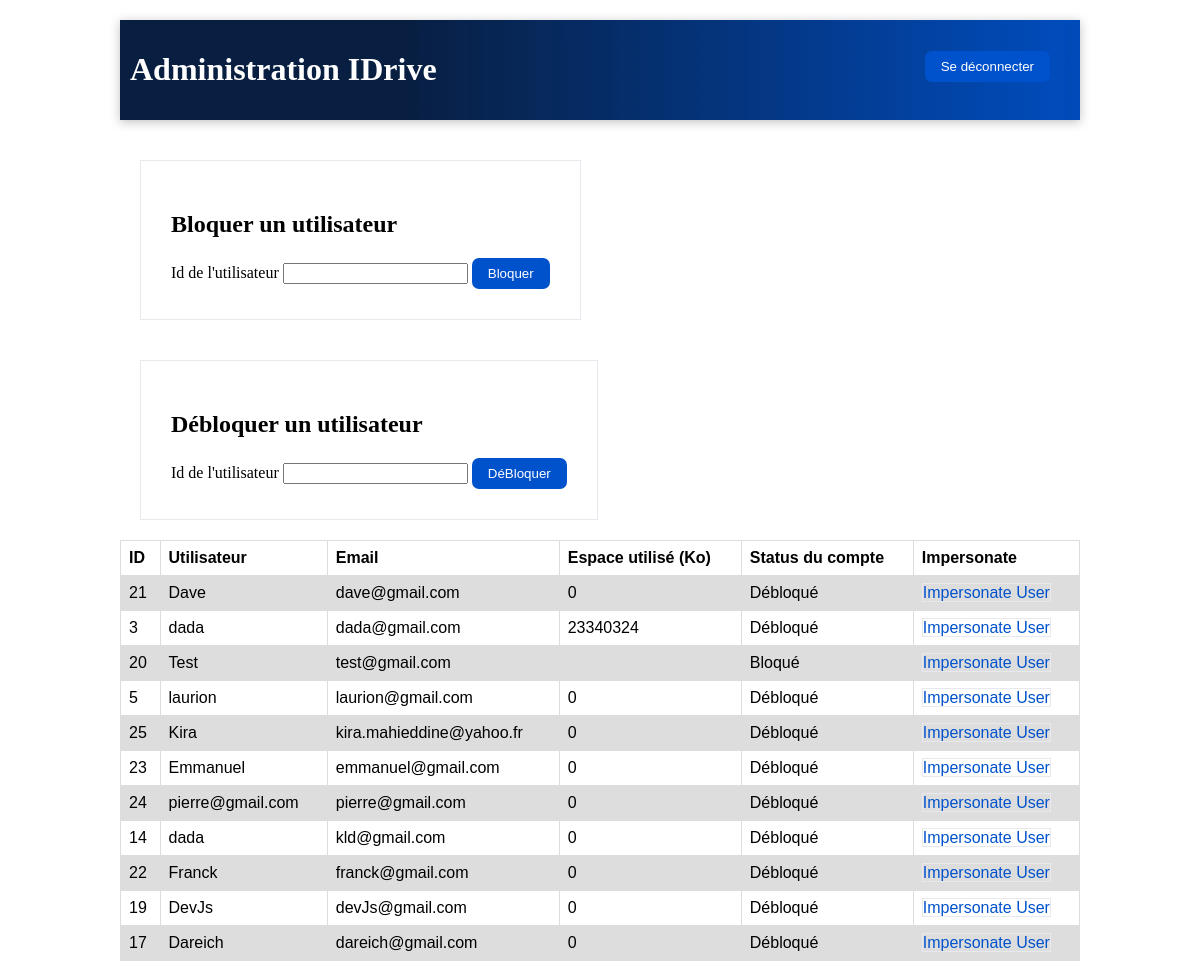
The page /IDriveWeb/Admin.php?id=0 (signed in) on the database as committed earlier.
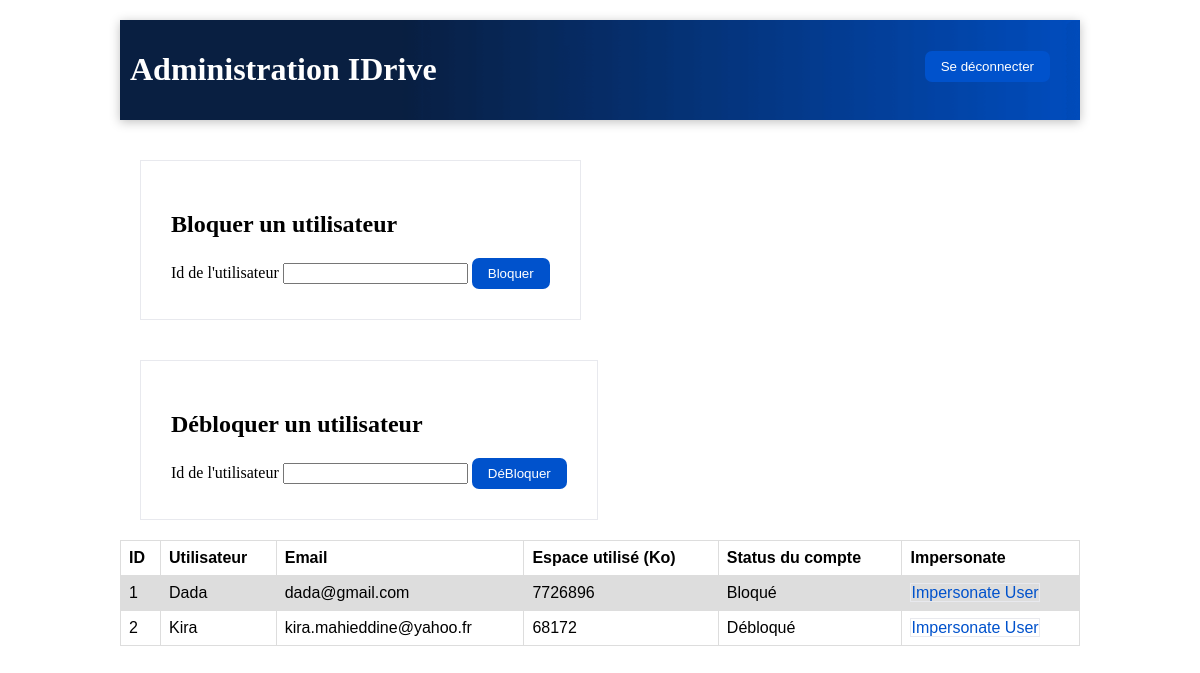
The same page on the database as committed later.
### tables this page shows
CREATE TABLE `users` (
  `id` int(11) NOT NULL,
  `username` varchar(5000) NOT NULL,
  `email` varchar(5000) NOT NULL,
  `mdp` mediumtext NOT NULL,
  `size_of_all_docs` int(11) DEFAULT NULL,
  `blocked` tinyint(1) DEFAULT 0
);

### IDriveWeb/Admin.php (the view, shortened to what this page needs)
<!DOCTYPE html>
<html>
<head>
	<link rel="stylesheet" href="assets/css/style.css">
</head>
<body class="admin-body">
<?php
	require("Connexion/Connexion_db.php");
	$session_id = $_GET['id'];
	?>
<div class="home-item">
		<?php
	 include("shared/adminHeader.php")?>
		<form class="form-state" action="Admin.php?id=<?php echo $session_id?>" method="post">
			<h2>Bloquer un utilisateur</h2>
			<label for="id">Id de l'utilisateur</label>
			<input type="int" id="id" name="id">
			<button type="submit" name="submit" class="state-btn">Bloquer</button>
		</form>
	<form class="form-state" action="Admin.php?id=<?php echo $session_id?>" method="post">
			<h2>Débloquer un utilisateur</h2>
			<label for="id_unblock">Id de l'utilisateur</label>
			<input type="int" id="id_unblock" name="id_unblock">
			<button type="submit" name="submit" class="state-btn">DéBloquer</button>
	</form>
	<table class="table-view">
		<tr>
			<th>ID</th>
			<th>Utilisateur</th>
			<th>Email</th>
			<th>Espace utilisé (Ko)</th>
			<th>Status du compte</th>
			<th>Impersonate</th>
		</tr>
		<?php
	$sql_select = "SELECT * FROM users";
	$users=$connexion->query($sql_select);
	if($users->rowCount()>0)
	{
		while($row = $users->fetch(PDO::FETCH_ASSOC)){
			$user_id = $row["id"];
			$nom = $row["username"];
			$email = $row["email"];
			$size_all = $row["size_of_all_docs"];
			$blocked = $row["blocked"];
			echo "
       		 <tr>
				<td>$user_id</td>
				<td>$nom</td>
				<td>$email</td>
				<td> $size_all</td>
				<td>". ($blocked == 0 ? "Débloqué" : "Bloqué") ."</td>
				<td><a href='Impersonate.php?id=$user_id' class='imp-style' target='_blank'>Impersonate User</a></td>
        	</tr>";
		}
	}
	?>
	</table>
	</div>
</body>
</html>

### IDriveWeb/shared/adminHeader.php (shortened to what this page needs)
<?php
    echo "<div class='admin-item'>
		<h1>Administration IDrive
		<form action='' method='post'>
			<button class='logout-btn' type='submit' name='logout'>
				Se déconnecter
			</button>
        </form>
	</div>
";
?>

### IDriveWeb/assets/css/style.css (style rules this page uses)
body { margin: 0; padding: 0; }
.admin-body { background-color: #fff; }
table { font-family: arial, sans-serif; border-collapse: collapse; width: 100%; }
td, th { border: 1px solid #dddddd; text-align: left; padding: 8px; }
tr:nth-child(even) { background-color: #dddddd; }
.home-item { width: 80%; margin: auto; }
.admin-item { background-color: fff; box-shadow: 0 2px 10px rgb(0 0 0 / 25%); padding: 10px; margin-bottom: 20px; margin-top: 20px; }
.admin-item button { border: 0; text-align: center; padding: 8px 16px; border-radius: 7px; color: white; background-color: #0052cc; float: right; cursor: pointer; }
.admin-item form { float: right; margin-right: 20px; }
.admin-item { background-image: url("../img/bg.png"); background-repeat: no-repeat; background-size: cover }
.admin-item h1 { color: #fff; }
.state-btn { border: 0; text-align: center; padding: 8px 16px; border-radius: 7px; color: white; background-color: #0052cc; cursor: pointer; }
.form-state { display: inline-block; border: 1px solid #e8e9ee; padding: 30px; margin: 20px; }
.imp-style { text-decoration: none; color: #0052cc; border: 1px solid #e8e9ee; }

Rows that differ between the two databases and show on the page:
removed users: id "21", username "Dave", email "dave@gmail.com", size_of_all_docs "0", blocked "Débloqué"
removed users: id "3", username "dada", email "dada@gmail.com", size_of_all_docs "23340324", blocked "Débloqué"
removed users: id "20", username "Test", email "test@gmail.com", blocked "Bloqué"
removed users: id "5", username "laurion", email "laurion@gmail.com", size_of_all_docs "0", blocked "Débloqué"
removed users: id "25", username "Kira", email "kira.mahieddine@yahoo.fr", size_of_all_docs "0", blocked "Débloqué"
removed users: id "23", username "Emmanuel", email "emmanuel@gmail.com", size_of_all_docs "0", blocked "Débloqué"
removed users: id "24", username "pierre@gmail.com", email "pierre@gmail.com", size_of_all_docs "0", blocked "Débloqué"
removed users: id "14", username "dada", email "kld@gmail.com", size_of_all_docs "0", blocked "Débloqué"
removed users: id "22", username "Franck", email "franck@gmail.com", size_of_all_docs "0", blocked "Débloqué"
removed users: id "19", username "DevJs", email "devJs@gmail.com", size_of_all_docs "0", blocked "Débloqué"
removed users: id "17", username "Dareich", email "dareich@gmail.com", size_of_all_docs "0", blocked "Débloqué"
added users: id "1", username "Dada", email "dada@gmail.com", size_of_all_docs "7726896", blocked "Bloqué"
added users: id "2", username "Kira", email "kira.mahieddine@yahoo.fr", size_of_all_docs "68172", blocked "Débloqué"
